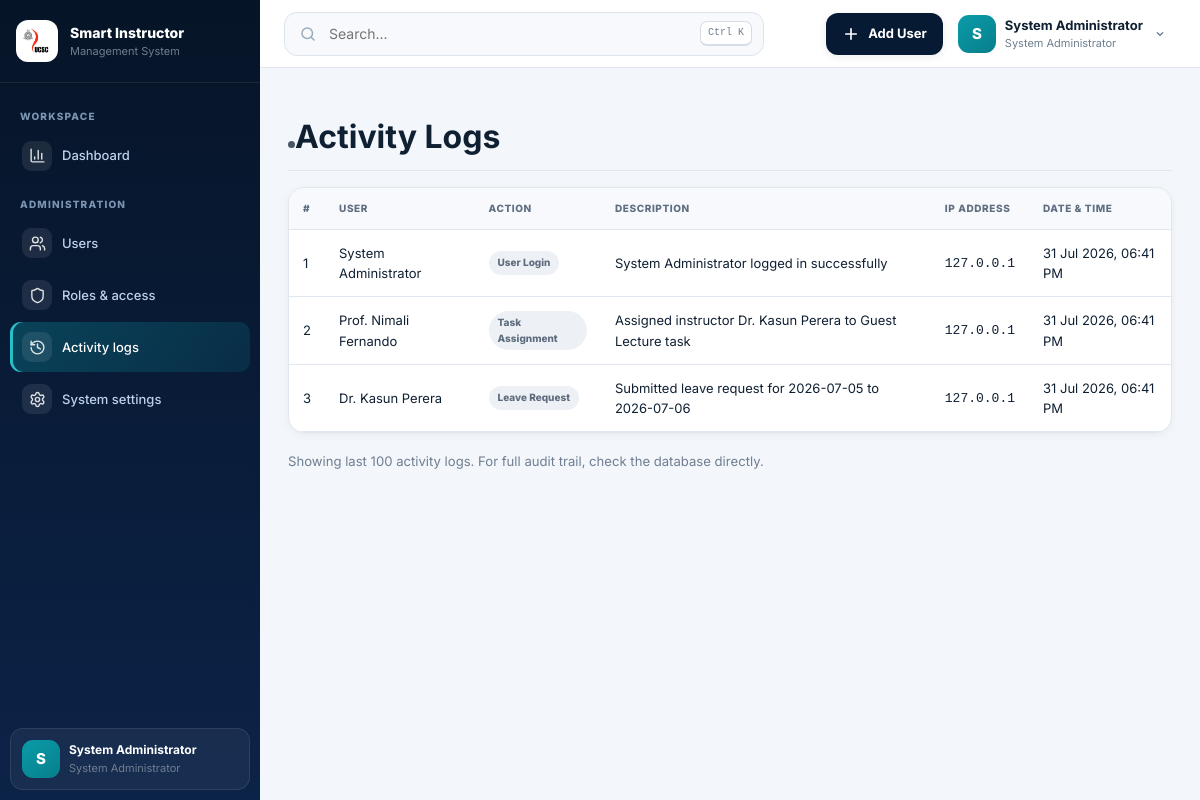
The page /admin/activity_logs.php (signed in) on the database its author committed.
### tables this page shows
CREATE TABLE users (
    id INT AUTO_INCREMENT PRIMARY KEY,
    username VARCHAR(50) NOT NULL UNIQUE,
    email VARCHAR(100) NOT NULL UNIQUE,
    password VARCHAR(255) NOT NULL,
    full_name VARCHAR(150) NOT NULL,
    role_id INT NOT NULL,
    status ENUM('active', 'inactive', 'suspended') DEFAULT 'active',
    phone VARCHAR(20),
    created_at TIMESTAMP DEFAULT CURRENT_TIMESTAMP,
    updated_at TIMESTAMP DEFAULT CURRENT_TIMESTAMP ON UPDATE CURRENT_TIMESTAMP,
    FOREIGN KEY (role_id) REFERENCES roles(id) ON DELETE RESTRICT
);

CREATE TABLE roles (
    id INT AUTO_INCREMENT PRIMARY KEY,
    role_name VARCHAR(100) NOT NULL UNIQUE,
    description TEXT,
    created_at TIMESTAMP DEFAULT CURRENT_TIMESTAMP
);

CREATE TABLE activity_logs (
    id INT AUTO_INCREMENT PRIMARY KEY,
    user_id INT NULL,
    action VARCHAR(100) NOT NULL,
    description TEXT,
    ip_address VARCHAR(45),
    created_at TIMESTAMP DEFAULT CURRENT_TIMESTAMP,
    FOREIGN KEY (user_id) REFERENCES users(id) ON DELETE SET NULL
);

### config/config.php (called while the page is built, shortened)
<?php
if (!function_exists('app_url')) {
    function app_url(string $path = ''): string {
        $path = ltrim($path, '/');
        return $path === '' ? SITE_URL : SITE_URL . '/' . $path;
    }
}

### includes/auth.php (called while the page is built, shortened)
<?php
require_once __DIR__ . '/../config/config.php';
require_once __DIR__ . '/../config/db.php';
function isLoggedIn() {
    return isset($_SESSION['user_id']) && !empty($_SESSION['user_id']);
}
function getCurrentUser() {
    global $pdo;
    static $cachedUser = null;
    if ($cachedUser === null) {
        $stmt = $pdo->prepare("SELECT u.*, r.role_name FROM users u JOIN roles r ON u.role_id = r.id WHERE u.id = ? LIMIT 1");
        $stmt->execute([$_SESSION['user_id']]);
        $cachedUser = $stmt->fetch();
    }
    return $cachedUser;
}
function getCurrentRoleId() {
    return isset($_SESSION['role_id']) ? (int)$_SESSION['role_id'] : null;
}
?>

### admin/activity_logs.php (the view, shortened to what this page needs)
<?php
require_once __DIR__ . '/../includes/auth.php';
require_once __DIR__ . '/../config/db.php';
include __DIR__ . '/../includes/header.php';
$logs = $pdo->query("
    SELECT al.*, u.full_name
    FROM activity_logs al
    LEFT JOIN users u ON al.user_id = u.id
    ORDER BY al.created_at DESC
    LIMIT 100
")->fetchAll();
?>
            <div class="d-flex justify-content-between align-items-center pt-3 pb-2 mb-3 border-bottom">
                <h1 class="h2"><span class="ui-dot" aria-hidden="true"></span>Activity Logs</h1>
            </div>
            <div class="card shadow-sm">
                <div class="card-body p-0">
                    <div class="table-responsive">
                        <table class="table table-hover mb-0">
                            <thead class="table-light">
                                <tr>
                                    <th>#</th>
                                    <th>User</th>
                                    <th>Action</th>
                                    <th>Description</th>
                                    <th>IP Address</th>
                                    <th>Date & Time</th>
                                </tr>
                            </thead>
                            <tbody>
                                <?php foreach ($logs as $index => $log): ?>
                                <tr>
                                    <td><?= $index + 1 ?></td>
                                    <td><?= htmlspecialchars($log['full_name'] ?? 'System') ?></td>
                                    <td><span class="badge bg-secondary"><?= htmlspecialchars($log['action']) ?></span></td>
                                    <td><?= htmlspecialchars($log['description']) ?></td>
                                    <td><code><?= htmlspecialchars($log['ip_address']) ?></code></td>
                                    <td><?= date('d M Y, h:i A', strtotime($log['created_at'])) ?></td>
                                </tr>
                                <?php endforeach; ?>
                            </tbody>
                        </table>
                    </div>
                </div>
            </div>
            <div class="mt-3 text-muted small">
                Showing last 100 activity logs. For full audit trail, check the database directly.
            </div>
<?php include __DIR__ . '/../includes/footer.php'; ?>

### includes/sidebar.php (shortened to what this page needs)
<?php
require_once __DIR__ . '/../config/config.php';
require_once __DIR__ . '/auth.php';
$currentRole = (int)getCurrentRoleId();
$currentPage = basename($_SERVER['PHP_SELF'] ?? '');
$currentUser = getCurrentUser() ?: [];
if (!function_exists('sidebar_link')) {
    function sidebar_link(string $path, string $label, string $icon, string $currentPage): void {
        $active = basename($path) === $currentPage ? ' active' : '';
        $iconUrl = app_url('assets/icons/' . $icon . '.svg');
        echo '<li><a class="sidebar-link' . $active . '" href="' . htmlspecialchars(app_url($path)) . '">';
        echo '<span class="sidebar-icon"><img src="' . htmlspecialchars($iconUrl) . '" alt=""></span>';
        echo '<span>' . htmlspecialchars($label) . '</span></a></li>';
    }
}
?>
<aside class="sidebar" id="sidebar">
  <div class="sidebar-head">
    <span class="sidebar-emblem"><img src="<?= app_url('assets/images/ucsc-logo.png') ?>" alt="UCSC"></span>
    <div><strong>Smart Instructor</strong><small>Management System</small></div>
  </div>
  <nav aria-label="Main navigation">
    <p class="sidebar-label">Workspace</p>
    <ul class="sidebar-nav">
      <?php
      $dashMap = [
        ROLE_ADMIN=>'admin/dashboard.php', ROLE_INSTRUCTOR=>'instructor/dashboard.php',
        ROLE_COORDINATOR=>'coordinator/dashboard.php', ROLE_CHIEF_COORDINATOR=>'chief_coordinator/dashboard.php',
        ROLE_NON_ACADEMIC=>'non_academic/dashboard.php', ROLE_PROJECT_COORDINATOR=>'project_coordinator/coordinator_dashboard.php',
        ROLE_DIRECTOR=>'director/dashboard.php'
      ];
      sidebar_link($dashMap[$currentRole] ?? 'index.php', 'Dashboard', 'chart-column', $currentPage);
      if ($currentRole === ROLE_ADMIN) {
        echo '<p class="sidebar-label">Administration</p>';
      }
      ?>
    </ul>
  </nav>
  <div class="sidebar-user">
    <span class="avatar"><?= htmlspecialchars(strtoupper(substr((string)($currentUser['full_name'] ?? 'U'),0,1))) ?></span>
    <span><strong><?= htmlspecialchars($currentUser['full_name'] ?? 'UCSC User') ?></strong><small><?= htmlspecialchars($currentUser['role_name'] ?? 'System User') ?></small></span>
  </div>
</aside>

### includes/navbar.php (shortened to what this page needs)
<?php
$roleId = function_exists('getCurrentRoleId') ? (int)getCurrentRoleId() : 0;
?>
<header class="topbar">
  <div class="topbar-inner">
    <div class="topbar-left">
      <div class="global-search" role="search">
        <svg viewBox="0 0 24 24" fill="none" stroke="currentColor" stroke-width="2" stroke-linecap="round"><circle cx="11" cy="11" r="7"/><path d="m20 20-4-4"/></svg>
        <input id="globalSearch" type="search" placeholder="Search..." aria-label="Search this page">
        <kbd>Ctrl K</kbd>
      </div>
    </div>
    <div class="top-actions">
      <?php if ($roleId === ROLE_ADMIN): ?>
      <div class="menu-wrap">
        <button class="primary-action" type="button" data-menu-button="quickMenu" aria-expanded="false">
          <svg viewBox="0 0 24 24" fill="none" stroke="currentColor" stroke-width="2.2" stroke-linecap="round"><path d="M12 5v14M5 12h14"/></svg>
          <span>Add User</span>
        </button>
      </div>
      <?php endif; ?>
      <div class="menu-wrap">
        <button class="profile-button" type="button" data-menu-button="profileMenu" aria-expanded="false">
          <span class="avatar"><?= htmlspecialchars($userInitial) ?></span>
          <span class="profile-copy">
            <strong><?= htmlspecialchars($displayName) ?></strong>
            <small><?= htmlspecialchars($roleName) ?></small>
          </span>
          <svg class="chevron" viewBox="0 0 24 24" fill="none" stroke="currentColor" stroke-width="2" stroke-linecap="round"><path d="m8 10 4 4 4-4"/></svg>
        </button>
      </div>
    </div>
  </div>
</header>

### rows shown on the page
users: full_name "S", full_name "System Administrator", role.role_name "System Administrator"
activity_logs: user.full_name "System Administrator", action "User Login", description "System Administrator logged in successfully", ip_address "127.0.0.1", created_at "31 Jul 2026, 06:41 PM"
activity_logs: user.full_name "Prof. Nimali Fernando", action "Task Assignment", description "Assigned instructor Dr. Kasun Perera to Guest Lecture task", ip_address "127.0.0.1", created_at "31 Jul 2026, 06:41 PM"
activity_logs: user.full_name "Dr. Kasun Perera", action "Leave Request", description "Submitted leave request for 2026-07-05 to 2026-07-06", ip_address "127.0.0.1", created_at "31 Jul 2026, 06:41 PM"

### other values the page prints
$label "Dashboard Users Roles & access Activity logs System settings"
